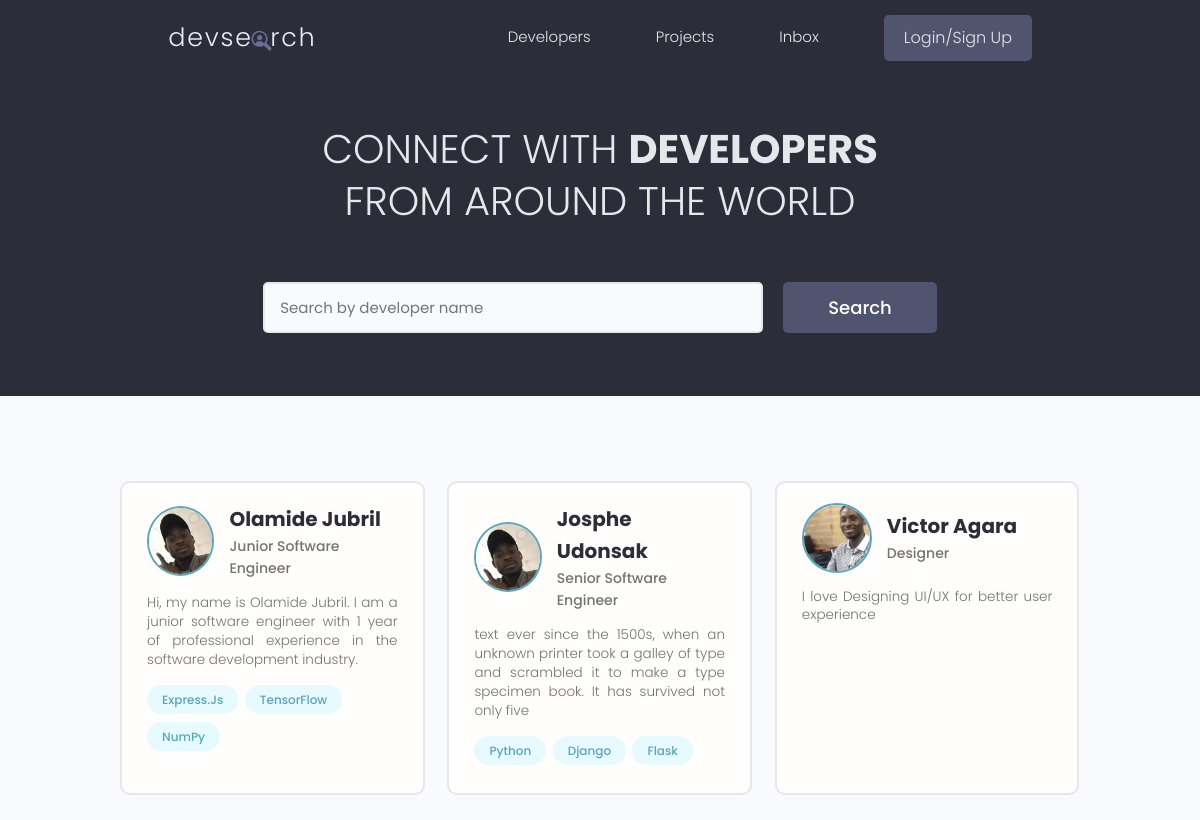
The page / on the database its author committed.
### account/models.py (models this page shows, shortened)
class Profile(models.Model):
    id = models.UUIDField(default=uuid.uuid4, unique=True,
                          primary_key=True, editable=False)
    user = models.OneToOneField(
        User, on_delete=models.CASCADE, null=True, blank=True)
    name = models.CharField(max_length=200, null=True, blank=True)
    username = models.CharField(max_length=200, null=True, blank=True)
    location = models.CharField(max_length=200, null=True, blank=True)
    email = models.EmailField(
        max_length=200, null=True, blank=True, unique=True)
    short_intro = models.CharField(max_length=200, null=True, blank=True)
    bio = models.TextField(null=True, blank=True)
    profile_image = models.ImageField(
        null=True, blank=True, upload_to='profile_images/', default='profile_images/user-default.png')
    github_profile = models.CharField(max_length=200, null=True, blank=True)
    social_twitter = models.CharField(max_length=200, null=True, blank=True)
    linkedIn_profile = models.CharField(max_length=200, null=True, blank=True)
    youtube_channel = models.CharField(max_length=200, null=True, blank=True)
    website_url = models.CharField(max_length=200, null=True, blank=True)
    createdAt = models.DateTimeField(auto_now_add=True)

class Skill(models.Model):
    id = models.UUIDField(default=uuid.uuid4, unique=True,
                          primary_key=True, editable=False)
    owner = models.ForeignKey(
        Profile, on_delete=models.CASCADE, null=True, blank=True)
    name = models.CharField(max_length=200, null=True, blank=True)
    description = models.TextField(max_length=200, null=True, blank=True)
    createdAt = models.DateTimeField(auto_now_add=True)
    def __str__(self):
        return self.name

### account/views.py (the view)
# urls.py: path('', views.profiles, name='profiles'),
def profiles(request):
    profiles = Profile.objects.all()
    context = {'profiles': profiles}
    return render(request, 'account/profiles.html', context)

### account/templates/account/profiles.html (shortened to what this page needs)
{% extends 'main.html'%}
{% block content %}
  <main class="home">
    <section class="hero-section text-center">
      <div class="container container--narrow">
        <div class="hero-section__box">
          <h2>CONNECT WITH <span>DEVELOPERS</span></h2>
          <h2>FROM AROUND THE WORLD</h2>
        </div>
        <div class="hero-section__search">
          <form class="form" action="#" method="POST">
            <div class="form__field">
              <input class="input input--text" id="formInput#search" type="text" name="text"
                placeholder="Search by developer name" />
            </div>
            <input class="btn btn--sub btn--lg" type="submit" value="Search" />
          </form>
        </div>
      </div>
    </section>
    <section class="devlist">
      <div class="container">
        <div class="grid grid--three">
          {% for profile in profiles %}
            <div class="column card">
              <div class="dev">
                <a href="{% url 'user_profile' profile.id %}" class="card__body">
                  <div class="dev__profile">
                    <img class="avatar avatar--md" src="{{ profile.profile_image.url }}" alt="{{ profile.username }}" />
                    <div class="dev__meta">
                      <h3>{{profile.name}}</h3>
                      <h5>{{profile.short_intro|slice:"60"}}</h5>
                    </div>
                  </div>
                  <p class="dev__info">{{profile.bio|slice:"150"}}</p>
                  <div class="dev__skills">
                    {% for skill in profile.skill_set.all|slice:"5" %}
                      <span class="tag tag--pill tag--main">
                        <small>{{ skill }}</small>
                      </span>
                    {% endfor %}
                  </div>
                </a>
              </div>
            </div>
          {% endfor %}
        </div>
      </div>
    </section>
  </main>
{% endblock content %}

### static/css/app.css (style rules this page uses)
:root { --color-sub: #2d2d39; }
.btn--sub { background-color: var(--color-sub-light); }
.card { border: 2px solid var(--color-light); }
img { width: 100%; }
.hero-section { height: 40vh; display: flex; align-items: center; background-color: var(--color-sub); }
.hero-section__box { margin-bottom: 4rem; }
.hero-section__box > h2, .hero-section__box > h2 > span { font-size: 4rem; color: var(--color-light); line-height: 1.3; text-transform: uppercase; }
.hero-section__box > h2 { font-weight: 300; }
.hero-section__box > h2 > span { font-weight: 700; }
.hero-section__search > .form { display: flex; align-items: center; justify-content: center; gap: 2rem; }
.hero-section__search > .form input.input--text { width: 50rem; }
.devlist { margin-top: 8rem; }
.devlist .grid { align-items: stretch; }
.devlist .dev .dev__profile { display: flex; align-items: center; gap: 1.5rem; }
.devlist .dev .dev__meta h3 { color: var(--color-sub); font-size: 2rem; font-weight: 700; }
.devlist .dev .dev__meta h5 { color: var(--color-text); font-size: 1.4rem; font-weight: 500; }
.devlist .dev .dev__info { margin: 1.5rem 0; font-size: 1.35rem; line-height: 1.4; text-align: justify; }

### static/uikit/styles/modules/_variables.css (style rules this page uses)
:root { --color-main: #5aa5b9; --color-main-light: #e6faff; --color-sub: #3f4156; --color-sub-light: #51546e; --color-sub-lighter: #ededfd; --color-text: #737373; --color-gray: #8b8b8b; --color-light: #e5e7eb; --color-light-gray: #767676; --color-bg: #f8fafd; --color-white: #fffefd; --color-white-light: #f3f3f3; --color-success: #359e64; --color-success-bg: #def8e8; --color-error: #fc4b0b; --color-error-bg: #fff2ee; --font-base: 'Poppins', arial, helvetica, 'Segoe UI', roboto, ubuntu, sans-serif; --font-monospace: 'Fira Code', 'Courier New', courier, monospace; --font-regular: 300; --font-medium: 500; --font-bold: 700; --generic-shadow: 1px 1px 5px #00000010; --generic-transition: all 0.3s ease-in-out; }

### static/uikit/styles/modules/_base.css (style rules this page uses)
* { margin: 0; padding: 0; box-sizing: border-box; text-rendering: optimizeLegibility; color: inherit; font-size: inherit; }
html { font-size: 50%; }
@media only screen and (min-width: 480px) { html { font-size: 56.25%; } }
@media only screen and (min-width: 1200px) { html { font-size: 62.5%; } }
body { line-height: 1.6; font-weight: 400; font-size: 1.5rem; color: var(--color-text); background-color: var(--color-bg); min-height: 100vh; }

### static/uikit/styles/modules/_typography.css (style rules this page uses)
* { font-family: var(--font-base); }
h2 { font-size: 3.6rem; font-weight: var(--font-bold); }
h3 { font-size: 3.2rem; font-weight: var(--font-medium); }
h5 { font-size: 2.4rem; font-weight: var(--font-medium); }
h5, h6 { font-weight: var(--font-regular); }
p, span, strong { font-size: 1.6rem; color: var(--color-text); font-weight: var(--font-regular); }
a { padding-bottom: 2px; text-decoration: none; display: inline-block; color: var(--color-main); font-weight: var(--font-medium); }

### static/uikit/styles/modules/_utilities.css (style rules this page uses)
.container { width: 92%; max-width: 165rem; margin: 0 auto; box-sizing: border-box; }
.container--narrow { width: 92%; max-width: 120rem; }
@media screen and (min-width: 1000px) { .container { width: 90%; } }
@media screen and (min-width: 1000px) { .container--narrow { width: 85%; } }
@media screen and (min-width: 1200px) { .container { width: 80%; } }
@media screen and (min-width: 1200px) { .container--narrow { width: 72%; } }
.text-center { text-align: center; }

### static/uikit/styles/modules/_avatar.css (style rules this page uses)
.avatar { border-radius: 50%; border: 2px solid var(--color-main); object-fit: cover; }
.avatar--md { height: 7rem; width: 7rem; }

### static/uikit/styles/modules/_button.css (style rules this page uses)
.btn { display: inline-block; position: relative; cursor: pointer; background-color: var(--color-light); font-weight: var(--font-medium); color: var(--color-sub); text-decoration: none; padding: 1rem 2rem; border-radius: 0.5rem; border: none; width: -webkit-fit-content; width: -moz-fit-content; width: fit-content; height: -webkit-fit-content; height: -moz-fit-content; height: fit-content; font-size: 1.6rem; outline-width: 0; outline-color: transparent; -webkit-backface-visibility: hidden; backface-visibility: hidden; transition: all 0.3s ease-in-out; }
.btn--sub { background-color: var(--color-sub); color: var(--color-white); }
.btn--lg { font-size: 1.8rem; padding: 1.2rem 4.5rem; }

### static/uikit/styles/modules/_card.css (style rules this page uses)
.card { border-radius: 1rem; background-color: var(--color-white); border: 1.5px solid var(--color-light); width: auto; height: auto; margin-top: 0.5rem; margin-bottom: 0.5rem; overflow: hidden; }
.card__body, .card__header { padding: 2rem 2.5rem; }

### rows shown on the page
Profile: profile_image (picture), name "Olamide Jubril", short_intro "Junior Software Engineer", bio "Hi, my name is Olamide Jubril. I am a junior software engineer with 1 year of professional experience in the software development industry."
Skill: name "Express.Js"
Skill: name "TensorFlow"
Skill: name "NumPy"
Profile: profile_image (picture), name "Josphe Udonsak", short_intro "Senior Software Engineer", bio "text ever since the 1500s, when an unknown printer took a galley of type and scrambled it to make a type specimen book. It has survived not only five"
Skill: name "Python"
Skill: name "Django"
Skill: name "Flask"
Profile: profile_image (picture), name "Victor Agara", short_intro "Designer", bio "I love Designing UI/UX for better user experience"
